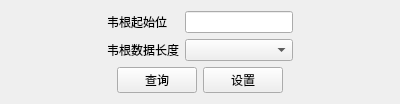
<?xml version="1.0" encoding="UTF-8"?>
<ui version="4.0">
 <class>WeiGenConfigForm</class>
 <widget class="QWidget" name="WeiGenConfigForm">
  <property name="geometry">
   <rect>
    <x>0</x>
    <y>0</y>
    <width>400</width>
    <height>101</height>
   </rect>
  </property>
  <property name="windowTitle">
   <string>Form</string>
  </property>
  <layout class="QGridLayout" name="gridLayout_2">
   <item row="0" column="0">
    <layout class="QVBoxLayout" name="verticalLayout">
     <item>
      <layout class="QHBoxLayout" name="horizontalLayout_2">
       <item>
        <spacer name="horizontalSpacer_3">
         <property name="orientation">
          <enum>Qt::Horizontal</enum>
         </property>
         <property name="sizeHint" stdset="0">
          <size>
           <width>40</width>
           <height>20</height>
          </size>
         </property>
        </spacer>
       </item>
       <item>
        <layout class="QGridLayout" name="gridLayout">
         <item row="0" column="0">
          <widget class="QLabel" name="label_2">
           <property name="text">
            <string>韦根起始位</string>
           </property>
          </widget>
         </item>
         <item row="0" column="1">
          <widget class="QLineEdit" name="lineEdit"/>
         </item>
         <item row="1" column="0">
          <widget class="QLabel" name="label">
           <property name="text">
            <string>韦根数据长度</string>
           </property>
          </widget>
         </item>
         <item row="1" column="1">
          <widget class="QComboBox" name="comboBox"/>
         </item>
        </layout>
       </item>
       <item>
        <spacer name="horizontalSpacer_4">
         <property name="orientation">
          <enum>Qt::Horizontal</enum>
         </property>
         <property name="sizeHint" stdset="0">
          <size>
           <width>40</width>
           <height>20</height>
          </size>
         </property>
        </spacer>
       </item>
      </layout>
     </item>
     <item>
      <layout class="QHBoxLayout" name="horizontalLayout">
       <item>
        <spacer name="horizontalSpacer">
         <property name="orientation">
          <enum>Qt::Horizontal</enum>
         </property>
         <property name="sizeHint" stdset="0">
          <size>
           <width>40</width>
           <height>20</height>
          </size>
         </property>
        </spacer>
       </item>
       <item>
        <widget class="QPushButton" name="pushButton">
         <property name="text">
          <string>查询</string>
         </property>
        </widget>
       </item>
       <item>
        <widget class="QPushButton" name="pushButton_2">
         <property name="text">
          <string>设置</string>
         </property>
        </widget>
       </item>
       <item>
        <spacer name="horizontalSpacer_2">
         <property name="orientation">
          <enum>Qt::Horizontal</enum>
         </property>
         <property name="sizeHint" stdset="0">
          <size>
           <width>40</width>
           <height>20</height>
          </size>
         </property>
        </spacer>
       </item>
      </layout>
     </item>
    </layout>
   </item>
  </layout>
 </widget>
 <resources/>
 <connections/>
</ui>
